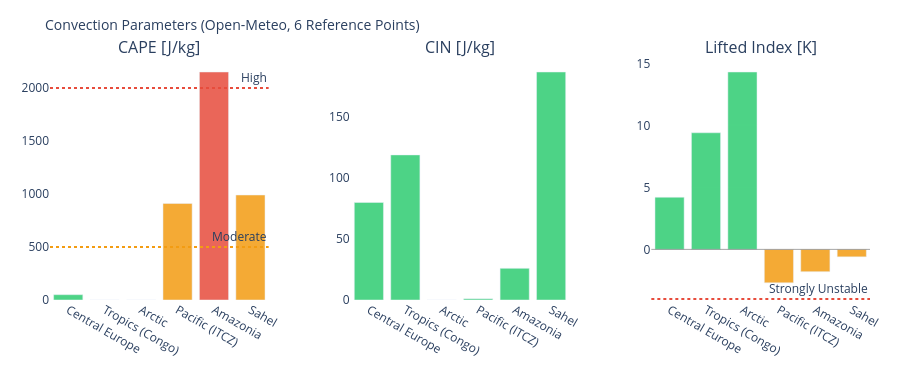

The code cell stored with this chart in its notebook:
### Markdown cell above
---
## 3. Visualizations

### Code cell
# ============================================================
# CAPE / CIN / LIFTED INDEX – Convection potential
# ============================================================

if not df_atm.empty:
    fig = make_subplots(
        rows=1, cols=3,
        subplot_titles=['CAPE [J/kg]', 'CIN [J/kg]', 'Lifted Index [K]'],
        horizontal_spacing=0.1
    )
    pts = df_atm['point'].tolist()
    pt_colors = ['#E85D24','#185FA5','#888780','#378ADD','#639922','#F2A623']

    # CAPE – höher = mehr Gewitterpotential
    cape_vals = df_atm['cape'].fillna(0).tolist()
    cape_colors = ['#e74c3c' if v > 2000 else '#f39c12' if v > 500 else '#2ecc71'
                   for v in cape_vals]
    fig.add_trace(go.Bar(x=pts, y=cape_vals, marker_color=cape_colors,
                         opacity=0.85, showlegend=False), row=1, col=1)
    fig.add_hline(y=2000, line_dash='dot', line_color='#e74c3c',
                  annotation_text='High', row=1, col=1)
    fig.add_hline(y=500,  line_dash='dot', line_color='#f39c12',
                  annotation_text='Moderate', row=1, col=1)

    # CIN – negativer = stärker gedeckelt (weniger Auslöse)
    cin_vals = df_atm['cin'].fillna(0).tolist()
    cin_colors = ['#e74c3c' if v < -200 else '#f39c12' if v < -50 else '#2ecc71'
                  for v in cin_vals]
    fig.add_trace(go.Bar(x=pts, y=cin_vals, marker_color=cin_colors,
                         opacity=0.85, showlegend=False), row=1, col=2)

    # Lifted Index – negativ = instabil
    li_vals = df_atm['li'].fillna(0).tolist()
    li_colors = ['#e74c3c' if v < -4 else '#f39c12' if v < 0 else '#2ecc71'
                 for v in li_vals]
    fig.add_trace(go.Bar(x=pts, y=li_vals, marker_color=li_colors,
                         opacity=0.85, showlegend=False), row=1, col=3)
    fig.add_hline(y=0, line_color='gray', line_width=0.7, row=1, col=3)
    fig.add_hline(y=-4, line_dash='dot', line_color='#e74c3c',
                  annotation_text='Strongly Unstable', row=1, col=3)

    fig.update_layout(
        title=dict(text='Convection Parameters (Open-Meteo, 6 Reference Points)', font=dict(size=14)),
        height=380, plot_bgcolor='rgba(0,0,0,0)', paper_bgcolor='rgba(0,0,0,0)',
        margin=dict(l=50, r=30, t=60, b=80)
    )
    fig.update_xaxes(tickangle=30)
    fig.show()

### Figure 1 — Plotly figure (JSON) as saved in the notebook; plotly's stock layout.template omitted (floating-point values rounded to 4 significant figures)
{"data": [{"marker": {"color": ["#2ecc71", "#2ecc71", "#2ecc71", "#f39c12", "#e74c3c", "#f39c12"]}, "opacity": 0.85, "showlegend": false, "type": "bar", "x": ["Central Europe", "Tropics (Congo)", "Arctic", "Pacific (ITCZ)", "Amazonia", "Sahel"], "xaxis": "x", "y": [50.0, 0.0, 0.0, 910.0, 2150.0, 990.0], "yaxis": "y"}, {"marker": {"color": ["#2ecc71", "#2ecc71", "#2ecc71", "#2ecc71", "#2ecc71", "#2ecc71"]}, "opacity": 0.85, "showlegend": false, "type": "bar", "x": ["Central Europe", "Tropics (Congo)", "Arctic", "Pacific (ITCZ)", "Amazonia", "Sahel"], "xaxis": "x2", "y": [80.0, 119.0, 0.0, 1.0, 26.0, 187.0], "yaxis": "y2"}, {"marker": {"color": ["#2ecc71", "#2ecc71", "#2ecc71", "#f39c12", "#f39c12", "#f39c12"]}, "opacity": 0.85, "showlegend": false, "type": "bar", "x": ["Central Europe", "Tropics (Congo)", "Arctic", "Pacific (ITCZ)", "Amazonia", "Sahel"], "xaxis": "x3", "y": [4.2, 9.4, 14.3, -2.7, -1.8, -0.6], "yaxis": "y3"}], "layout": {"annotations": [{"font": {"size": 16}, "showarrow": false, "text": "CAPE [J/kg]", "x": 0.1333, "xanchor": "center", "xref": "paper", "y": 1.0, "yanchor": "bottom", "yref": "paper"}, {"font": {"size": 16}, "showarrow": false, "text": "CIN [J/kg]", "x": 0.5, "xanchor": "center", "xref": "paper", "y": 1.0, "yanchor": "bottom", "yref": "paper"}, {"font": {"size": 16}, "showarrow": false, "text": "Lifted Index [K]", "x": 0.8667, "xanchor": "center", "xref": "paper", "y": 1.0, "yanchor": "bottom", "yref": "paper"}, {"showarrow": false, "text": "High", "x": 1, "xanchor": "right", "xref": "x domain", "y": 2000, "yanchor": "bottom", "yref": "y"}, {"showarrow": false, "text": "Moderate", "x": 1, "xanchor": "right", "xref": "x domain", "y": 500, "yanchor": "bottom", "yref": "y"}, {"showarrow": false, "text": "Strongly Unstable", "x": 1, "xanchor": "right", "xref": "x3 domain", "y": -4, "yanchor": "bottom", "yref": "y3"}], "height": 380, "margin": {"b": 80, "l": 50, "r": 30, "t": 60}, "paper_bgcolor": "rgba(0,0,0,0)", "plot_bgcolor": "rgba(0,0,0,0)", "shapes": [{"line": {"color": "#e74c3c", "dash": "dot"}, "type": "line", "x0": 0, "x1": 1, "xref": "x domain", "y0": 2000, "y1": 2000, "yref": "y"}, {"line": {"color": "#f39c12", "dash": "dot"}, "type": "line", "x0": 0, "x1": 1, "xref": "x domain", "y0": 500, "y1": 500, "yref": "y"}, {"line": {"color": "gray", "width": 0.7}, "type": "line", "x0": 0, "x1": 1, "xref": "x3 domain", "y0": 0, "y1": 0, "yref": "y3"}, {"line": {"color": "#e74c3c", "dash": "dot"}, "type": "line", "x0": 0, "x1": 1, "xref": "x3 domain", "y0": -4, "y1": -4, "yref": "y3"}], "title": {"font": {"size": 14}, "text": "Convection Parameters (Open-Meteo, 6 Reference Points)"}, "xaxis": {"anchor": "y", "domain": [0.0, 0.2667], "tickangle": 30}, "xaxis2": {"anchor": "y2", "domain": [0.3667, 0.6333], "tickangle": 30}, "xaxis3": {"anchor": "y3", "domain": [0.7333, 1.0], "tickangle": 30}, "yaxis": {"anchor": "x", "domain": [0.0, 1.0]}, "yaxis2": {"anchor": "x2", "domain": [0.0, 1.0]}, "yaxis3": {"anchor": "x3", "domain": [0.0, 1.0]}}}
